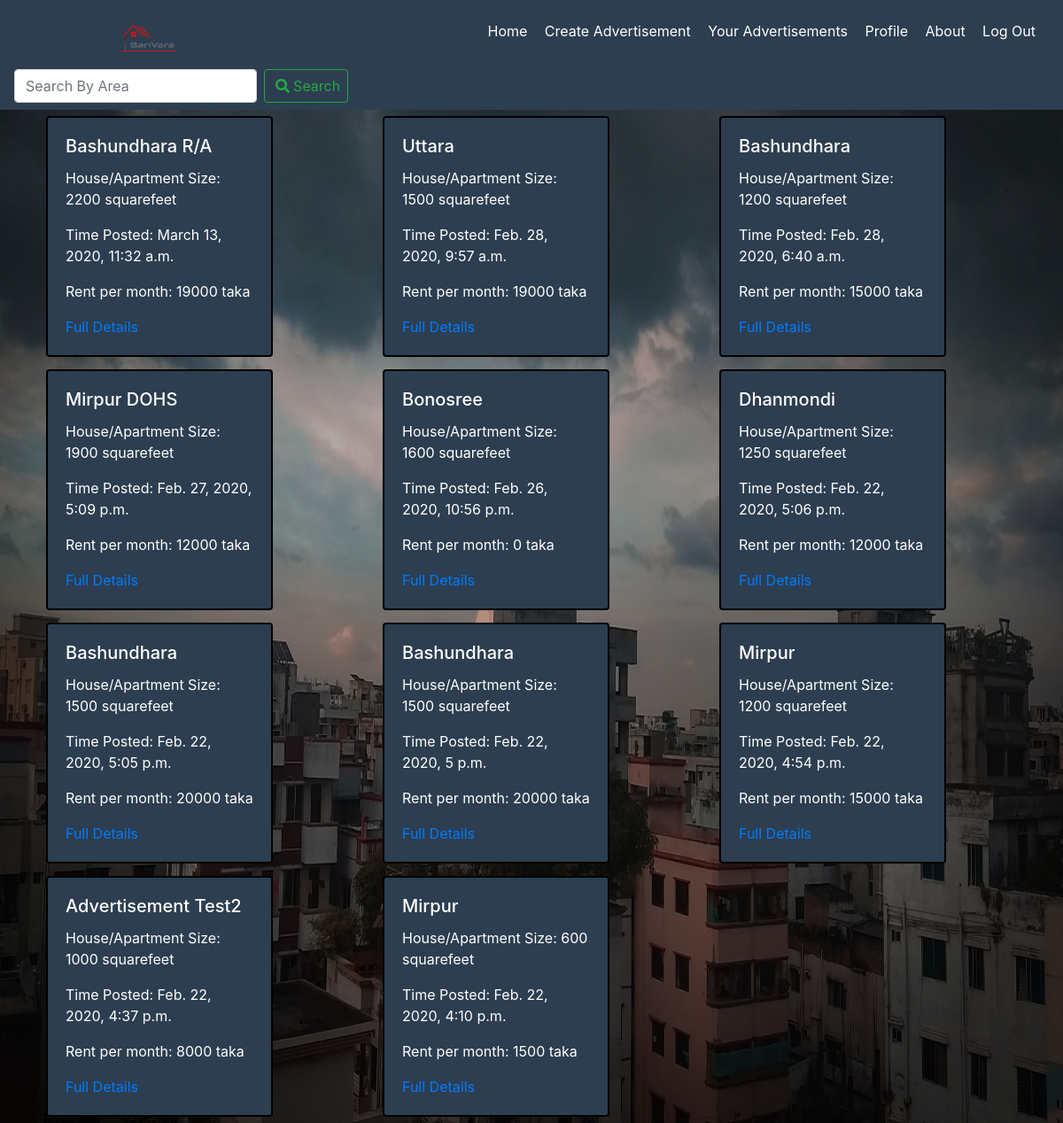
The app's page /BariVara/ with its own data.
### BariVara/models.py (models this page shows, shortened)
class advertisements(models.Model):
    place=models.CharField(max_length=30)
    address=models.CharField(max_length=50)
    bedroom=models.PositiveSmallIntegerField()
    bathroom=models.PositiveSmallIntegerField()
    rent=models.PositiveIntegerField()
    size=models.PositiveIntegerField()
    date_posted=models.DateTimeField(default=timezone.now)
    owner= models.ForeignKey(User,on_delete=models.CASCADE)
    number=models.PositiveIntegerField(null=True)

### BariVara/views.py (the view)
# urls.py: path('', AdvertisementListView.as_view(), name='HomePage'),
class AdvertisementListView(ListView):
    model = advertisements
    template_name = 'BariVara/Homepage.html'
    context_object_name = 'advertisements'
    ordering = ['-date_posted']

### BariVara/templates/BariVara/HomePage.html (shortened to what this page needs)
<!DOCTYPE html>
<html lang="en">
<head>
    {% load static %}
    <link rel="stylesheet" href="https://maxcdn.bootstrapcdn.com/bootstrap/4.0.0/css/bootstrap.min.css">
    <link rel="stylesheet" href="https://use.fontawesome.com/releases/v5.0.8/css/all.css">
</head>
<body>
    <nav class="navbar navbar-transparent " >
        <img src="{% static 'BariVara/Logo.png' %}">
        <ul>
            <li> <a href='{% url 'HomePage' %}'> Home </a></li>
            <li> <a href='{% url 'create_advertisements' %}'> Create Advertisement </a></li>
            <li> <a href='{% url 'your_advertisements' %}'> Your Advertisements </a></li>
            <li> <a href='{% url 'profile' %}'> Profile </a></li>
            <li> <a href="#"> About</a></li>
            <li> <a href='{% url 'logout' %}'> Log Out </a></li>
        </ul>
         <form method="get" action="/BariVara/search" class="form-inline">
         <input class="form-control mr-sm-2" type="search" placeholder="Search By Area"  aria-label="Search" name="query" id="query">
         <button class="btn btn-outline-success my-2 my-sm-0" type="submit"><i class="fas fa-search"></i><a>Search</a></button>
        </form>
    </nav>
  <div class="container">
    <div class="row">
  {% for advertisement in advertisements %}
      <div class="col-sm-4">
        <div class="card" style="width: 16rem;">
          <div class="card-body">
            <h5 class="card-title">{{advertisement.place}}</h5>
            <p>House/Apartment Size: {{advertisement.size}} squarefeet</p>
            <p>Time Posted: {{advertisement.date_posted}}</p>
            <p>Rent per month: {{advertisement.rent}} taka</p>
            <a href='{% url 'advertisement_details' advertisement.id  %}' class="card-link">Full Details</a>
          </div>
        </div>
      </div>
  {% endfor %}
    </div>
  </div>
</body>
</html>

### BariVara/templates/BariVara/HomePage.html (style rules this page uses)
body { background-color: #34495e; background:linear-gradient(rgba(0,0,0,.3),rgba(0,0,0,.3)),url('/BariVara/static/BariVara/City4.jpg') no-repeat; background-size: 100% 100%; }
nav { width: 100%; background-color: #2C3E50; }
nav img { width: 6%; height: auto; margin-left: 10%; }
nav ul li { list-style-type: none; display: inline-block; }
nav ul li a { text-decoration: none; color: white; padding-right: 15px; display: inline-block; border: none; }
nav form button i { margin-right: 6%; }
.card { background-color: #2C3E50; color: white; border: 2px solid black; margin: 2%; }

### records on screen
advertisements: place "Bashundhara R/A", size "2200", date_posted "March 13, 2020, 11:32 a.m.", rent "19000"
advertisements: place "Uttara", size "1500", date_posted "Feb. 28, 2020, 9:57 a.m.", rent "19000"
advertisements: place "Bashundhara", size "1200", date_posted "Feb. 28, 2020, 6:40 a.m.", rent "15000"
advertisements: place "Mirpur DOHS", size "1900", date_posted "Feb. 27, 2020, 5:09 p.m.", rent "12000"
advertisements: place "Bonosree", size "1600", date_posted "Feb. 26, 2020, 10:56 p.m.", rent "0"
advertisements: place "Dhanmondi", size "1250", date_posted "Feb. 22, 2020, 5:06 p.m.", rent "12000"
advertisements: place "Bashundhara", size "1500", date_posted "Feb. 22, 2020, 5:05 p.m.", rent "20000"
advertisements: place "Bashundhara", size "1500", date_posted "Feb. 22, 2020, 5 p.m.", rent "20000"
advertisements: place "Mirpur", size "1200", date_posted "Feb. 22, 2020, 4:54 p.m.", rent "15000"
advertisements: place "Advertisement Test2", size "1000", date_posted "Feb. 22, 2020, 4:37 p.m.", rent "8000"
advertisements: place "Mirpur", size "600", date_posted "Feb. 22, 2020, 4:10 p.m.", rent "1500"
